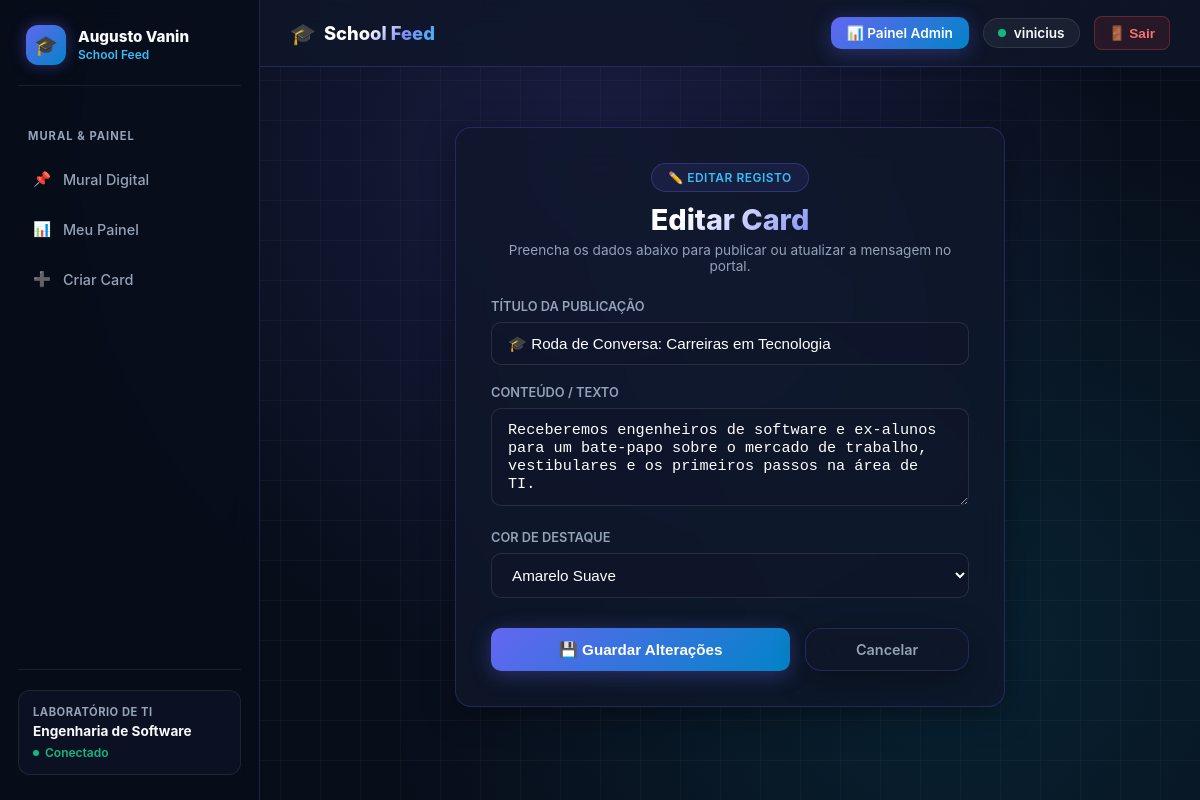
Page /editar/9/ (signed in) on the committed database.
### mural/models.py (models this page shows, shortened)
class PostagemMural(models.Model):
    CORES_CHOICES = [
        ('#E3F2FD', 'Azul Suave'),
        ('#E8F5E9', 'Verde Suave'),
        ('#FFFDE7', 'Amarelo Suave'),
        ('#FFEBEE', 'Vermelho Suave'),
        ('#F3E5F5', 'Roxo Suave'),
    ]
    autor = models.ForeignKey(User, on_delete=models.CASCADE, verbose_name="Autor")
    titulo = models.CharField(max_length=100, verbose_name="Título do Card")
    conteudo = models.TextField(verbose_name="Conteúdo da Mensagem")
    cor_fundo = models.CharField(max_length=7, choices=CORES_CHOICES, default='#E3F2FD', verbose_name="Cor do Card")
    data_criacao = models.DateTimeField(auto_now_add=True, verbose_name="Data de Criação")
    class Meta:
        ordering = ['-data_criacao']
        verbose_name = "Postagem do Mural"
        verbose_name_plural = "Postagens do Mural"

### mural/views.py (the view)
# urls.py: path('editar/<int:pk>/', views.editar_post, name='editar_post'),
@login_required
def editar_post(request, pk):
    post = get_object_or_404(PostagemMural, pk=pk, autor=request.user)
    if request.method == 'POST':
        form = PostagemForm(request.POST, instance=post)
        if form.is_valid():
            form.save()
            messages.success(request, '✏️ Card atualizado com sucesso!')
            return redirect('mural_lista')
    else:
        form = PostagemForm(instance=post)
    return render(request, 'mural/mural_form.html', {
        'form': form,
        'titulo_pagina': 'Editar Card',
        'is_edit': True
    })

### mural/forms.py
class PostagemForm(forms.ModelForm):
    class Meta:
        model = PostagemMural
        fields = ['titulo', 'conteudo', 'cor_fundo']
        widgets = {
            'titulo': forms.TextInput(attrs={
                'class': 'glass-input',
                'placeholder': 'Título do seu post...'
            }),
            'conteudo': forms.Textarea(attrs={
                'class': 'glass-input',
                'rows': 4,
                'placeholder': 'Escreva a sua mensagem...'
            }),
            'cor_fundo': forms.Select(attrs={
                'class': 'glass-input'
            }),
        }

### templates/mural/mural_form.html (shortened to what this page needs)
{% extends 'base.html' %}
{% block content %}
<div style="max-width: 550px; margin: 30px auto;">
    <div class="glass-card" style="padding: 35px;">
        <div style="margin-bottom: 25px; text-align: center;">
            <div class="pill-badge" style="margin-bottom: 10px;">
                <span>{% if is_edit %}✏️ EDITAR REGISTO{% else %}📝 NOVO REGISTRO{% endif %}</span>
            </div>
            <h1 class="gradient-text" style="font-size: 1.8rem; font-weight: 800; margin: 0 0 5px 0;">
                {{ titulo_pagina }}
            </h1>
            <p style="color: var(--text-muted); font-size: 0.85rem; margin: 0;">
                Preencha os dados abaixo para publicar ou atualizar a mensagem no portal.
            </p>
        </div>
        <form method="post">
            <div style="margin-bottom: 20px;">
                <label style="display: block; color: var(--text-muted); font-size: 0.8rem; font-weight: 600; margin-bottom: 8px; text-transform: uppercase;">
                    Título da Publicação
                </label>
                {{ form.titulo }}
            </div>
            <div style="margin-bottom: 20px;">
                <label style="display: block; color: var(--text-muted); font-size: 0.8rem; font-weight: 600; margin-bottom: 8px; text-transform: uppercase;">
                    Conteúdo / Texto
                </label>
                {{ form.conteudo }}
            </div>
            <div style="margin-bottom: 30px;">
                <label style="display: block; color: var(--text-muted); font-size: 0.8rem; font-weight: 600; margin-bottom: 8px; text-transform: uppercase;">
                    Cor de Destaque
                </label>
                {{ form.cor_fundo }}
            </div>
            <div style="display: flex; gap: 15px;">
                <button type="submit" class="btn-gradient" style="flex: 1; font-size: 0.95rem; padding: 12px;">
                    💾 {% if is_edit %}Guardar Alterações{% else %}Publicar Card{% endif %}
                </button>
                <a href="{% url 'mural_lista' %}" class="glass-card" style="flex: 0.5; text-align: center; padding: 12px; color: var(--text-muted); text-decoration: none; font-size: 0.9rem; font-weight: 600; display: inline-block;">
                    Cancelar
                </a>
            </div>
        </form>
    </div>
</div>
{% endblock %}

### templates/components/_topbar.html (shortened to what this page needs)
<header style="display: flex; justify-content: space-between; align-items: center; padding: 16px 30px; background: rgba(15, 23, 42, 0.75); backdrop-filter: blur(12px); border-bottom: 1px solid var(--border-glow); margin-bottom: 30px;">
    <div style="display: flex; align-items: center; gap: 12px;">
        <a href="{% url 'mural_publico' %}" style="text-decoration: none; color: var(--text-light); font-weight: 800; font-size: 1.15rem; display: flex; align-items: center; gap: 8px;">
            <span style="font-size: 1.3rem;">🎓</span>
            <span class="gradient-text">School Feed</span>
        </a>
    </div>
    <div style="display: flex; align-items: center; gap: 14px;">
        {% if user.is_authenticated %}
            <a href="{% url 'mural_lista' %}" class="btn-gradient" style="padding: 8px 16px; font-size: 0.85rem; text-decoration: none; display: flex; align-items: center; gap: 6px; font-weight: 600;">
                📊 Painel Admin
            </a>
            <div style="display: flex; align-items: center; gap: 8px; background: rgba(255, 255, 255, 0.05); padding: 6px 14px; border-radius: 20px; border: 1px solid rgba(255, 255, 255, 0.1);">
                <span style="width: 8px; height: 8px; background-color: #10b981; border-radius: 50%; display: inline-block;"></span>
                <span style="font-size: 0.85rem; color: var(--text-light); font-weight: 600;">{{ user.username }}</span>
            </div>
            <form action="{% url 'logout' %}" method="post" style="display: inline; margin: 0;">
                <button type="submit" style="background: rgba(239, 68, 68, 0.12); color: #f87171; border: 1px solid rgba(239, 68, 68, 0.3); padding: 8px 14px; border-radius: 8px; font-size: 0.85rem; font-weight: 600; cursor: pointer; transition: all 0.2s ease;">
                    🚪 Sair
                </button>
            </form>
        {% else %}
            <a href="{% url 'login' %}" class="btn-gradient" style="padding: 8px 20px; font-size: 0.85rem; text-decoration: none; font-weight: 600;">
                🔑 Entrar
            </a>
        {% endif %}
    </div>
</header>

### static/css/style.css (style rules this page uses)
:root { --bg-dark: #080d1a; --card-bg: rgba(15, 23, 42, 0.75); --border-glow: rgba(99, 102, 241, 0.25); --border-hover: rgba(56, 189, 248, 0.5); --text-light: #f8fafc; --text-muted: #94a3b8; --gradient-primary: linear-gradient(135deg, #6366f1 0%, #0284c7 100%); --gradient-hover: linear-gradient(135deg, #4f46e5 0%, #0369a1 100%); --gradient-text: linear-gradient(135deg, #ffffff 40%, #818cf8 70%, #38bdf8 100%); }
body { background-color: var(--bg-dark); background-image: radial-gradient(circle at 50% 20%, rgba(99, 102, 241, 0.18) 0%, transparent 60%), radial-gradient(circle at 80% 80%, rgba(6, 182, 212, 0.12) 0%, transparent 50%), linear-gradient(rgba(255, 255, 255, 0.03) 1px, transparent 1px), linear-gradient(90deg, rgba(255, 255, 255, 0.03) 1px, transparent 1px); background-size: 100% 100%, 100% 100%, 40px 40px, 40px 40px; color: var(--text-light); font-family: 'Inter', -apple-system, sans-serif; margin: 0; min-height: 100vh; }
.gradient-text { background: var(--gradient-text); -webkit-background-clip: text; -webkit-text-fill-color: transparent; }
.pill-badge { display: inline-flex; align-items: center; gap: 8px; background: rgba(99, 102, 241, 0.1); border: 1px solid rgba(99, 102, 241, 0.3); color: #38bdf8; padding: 6px 16px; border-radius: 20px; font-size: 0.75rem; font-weight: 600; letter-spacing: 0.5px; text-transform: uppercase; }
.glass-card { background: var(--card-bg); backdrop-filter: blur(16px); -webkit-backdrop-filter: blur(16px); border: 1px solid var(--border-glow); border-radius: 16px; box-shadow: 0 8px 32px 0 rgba(0, 0, 0, 0.37); transition: border-color 0.3s ease, box-shadow 0.3s ease; }
.btn-gradient { background: var(--gradient-primary); color: #ffffff; border: none; padding: 12px 24px; border-radius: 10px; font-weight: 600; font-size: 0.95rem; cursor: pointer; display: inline-flex; align-items: center; justify-content: center; gap: 8px; transition: all 0.3s ease; box-shadow: 0 4px 20px rgba(99, 102, 241, 0.35); text-decoration: none; }
.glass-input { width: 100%; background: rgba(15, 23, 42, 0.6); border: 1px solid rgba(255, 255, 255, 0.1); color: #ffffff; padding: 12px 16px; border-radius: 10px; font-size: 0.95rem; box-sizing: border-box; transition: all 0.3s ease; }

### rows in the picture
PostagemMural: titulo "🎓 Roda de Conversa: Carreiras em Tecnologia", conteudo "Receberemos engenheiros de software e ex-alunos para um bate-papo sobre o mercado de trabalho, vestibulares e os primeiros passos na área de TI.", cor_fundo "Amarelo Suave"

### other values in the picture
{{ user.username }} "vinicius"
{{ titulo_pagina }} "Editar Card"
